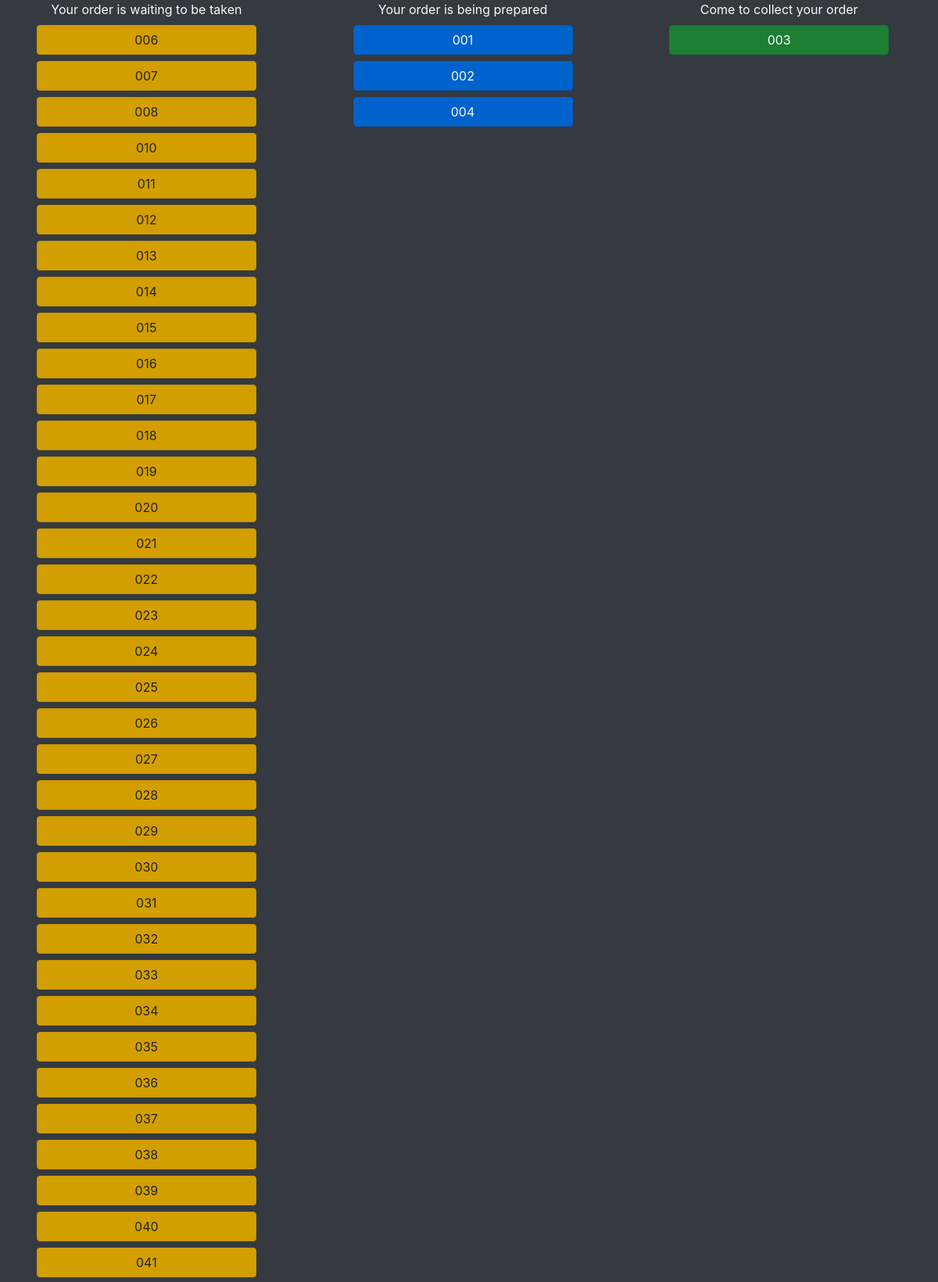
The page /ordersys/orders/customers/ (upper part) on the database its author committed.
### ordersys/models.py (models this page shows, shortened)
class Order(models.Model):
    ordered_items = models.ManyToManyField(Product, through='ProductAmount')
    date_ordered = models.DateTimeField("Ordered", auto_now=True)
    status = models.CharField(max_length=12, default="Pending")
    def __str__(self):
        return str(self.id)[1:]

### ordersys/views.py (the view)
# urls.py: path('orders/customers/', views.CustomersOrdersView.as_view(), name='customers'),
class CustomersOrdersView(OrdersView):
    template_name = 'ordersys/customers.html'
    def get_queryset(self):
        return Order.objects.exclude(status='Done').all()

### ordersys/templates/ordersys/customers.html (shortened to what this page needs)
<html>
    <head>
        <link rel="stylesheet" href="https://stackpath.bootstrapcdn.com/bootstrap/4.5.2/css/bootstrap.min.css">
    </head>
    <body class="bg-dark pr-3 d-flex justify-content-center">
        <div class="wrapper w-100">
            {% if orders_list %}
                <div class="row">
                    <div class="col">
                        <div class="wrapper d-flex justify-content-center text-light">Your order is waiting to be taken</div>
                        {% for order in orders_list %}
                            {% if order.status == "Pending" %}
                                <div class="d-flex justify-content-center">
                                    <button type="submit" class="btn active btn-warning mt-2 d-flex w-75 justify-content-center">{{order}}</button>
                                </div>
                            {% endif %}
                        {% endfor %}
                    </div>
                    <div class="col">
                        <div class="wrapper d-flex justify-content-center text-light">Your order is being prepared</div>
                        {% for order in orders_list %}
                            {% if order.status == "Prepare" %}
                                <div class="d-flex justify-content-center">
                                    <button type="submit" class="btn active btn-primary mt-2 d-flex w-75 justify-content-center text-light">{{order}}</button>
                                </div>
                            {% endif %}
                        {% endfor %}
                    </div>
                    <div class="col">
                        <div class="wrapper d-flex justify-content-center text-light">Come to collect your order</div>
                        {% for order in orders_list %}
                            {% if order.status == "Collect" %}
                                <div class="d-flex justify-content-center">
                                    <button type="submit" class="btn active btn-success mt-2 d-flex w-75 justify-content-center text-light">{{order}}</button>
                                </div>
                            {% endif %}
                        {% endfor %}
                    </div>
                </div>
            {% endif %}
        </div>
    </body>
</html>

### rows shown on the page
Order: id "006"
Order: id "007"
Order: id "008"
Order: id "010"
Order: id "011"
Order: id "012"
Order: id "013"
Order: id "014"
Order: id "015"
Order: id "016"
Order: id "017"
Order: id "018"
Order: id "019"
Order: id "020"
Order: id "021"
Order: id "022"
Order: id "023"
Order: id "024"
Order: id "025"
Order: id "026"
Order: id "027"
Order: id "028"
Order: id "029"
Order: id "030"
Order: id "031"
Order: id "032"
Order: id "033"
Order: id "034"
Order: id "035"
Order: id "036"
Order: id "037"
Order: id "038"
Order: id "039"
Order: id "040"
Order: id "041"
Order: id "001"
Order: id "002"
Order: id "004"
Order: id "003"
